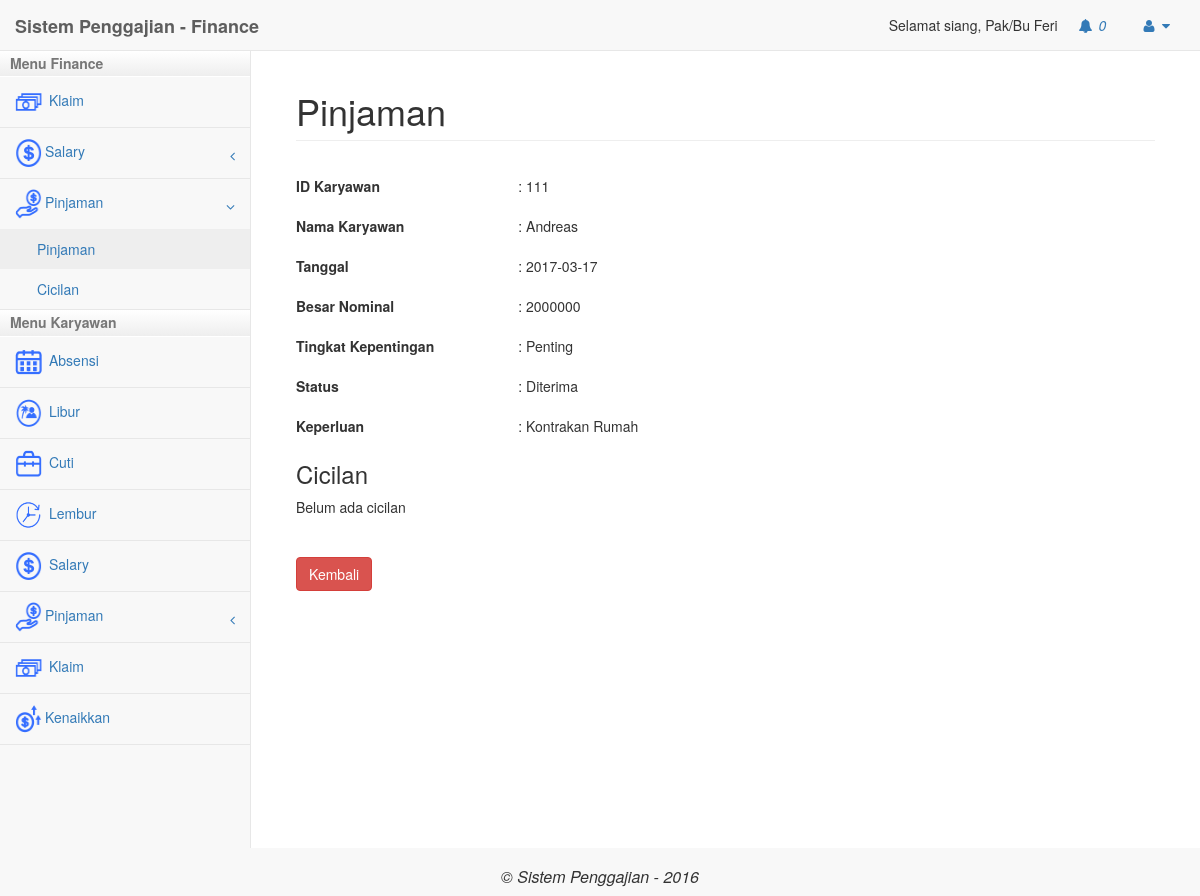
The page /payroll/index.php?modul=pinjaman&act=detailPinjaman&id=3 (signed in) on the database its author committed.
### tables this page shows
CREATE TABLE `user` (
  `Id_User` int(11) NOT NULL,
  `Email` varchar(50) NOT NULL,
  `Password` varchar(30) NOT NULL,
  `Tgl_Lahir` date NOT NULL,
  `Nama` text NOT NULL,
  `status` varchar(20) NOT NULL,
  `Tgl_Join` date NOT NULL,
  `Jabatan` varchar(20) NOT NULL,
  `id_divisi` int(11) NOT NULL,
  `no_rekening` varchar(20) NOT NULL,
  `cabang` varchar(50) NOT NULL,
  `Level` int(11) NOT NULL,
  `gaji_pokok` int(11) NOT NULL,
  `tipe` varchar(50) NOT NULL,
  `tanggungan` int(3) NOT NULL
);

CREATE TABLE `pinjaman` (
  `id` int(11) NOT NULL,
  `id_karyawan` int(11) NOT NULL,
  `id_divisi` int(11) NOT NULL,
  `cabang` varchar(50) NOT NULL,
  `level` int(11) NOT NULL,
  `tanggal` date NOT NULL,
  `jml_pinjam` int(11) NOT NULL,
  `jml_pinjam_diterima` int(11) NOT NULL,
  `sisa_pinjaman` int(11) NOT NULL,
  `status` varchar(20) NOT NULL,
  `presentase_angsuran` int(11) NOT NULL,
  `kepentingan` varchar(50) NOT NULL,
  `keterangan` text NOT NULL,
  `status_request` varchar(20) NOT NULL
);

### payroll/mod_pinjaman/detailPinjaman.php (the view, shortened to what this page needs)
<?php
	include '../config/koneksi.php';
	$id_pinjaman = $_GET['id'];
	$query = "SELECT * FROM pinjaman where id ='$id_pinjaman'";
		$hasil = mysqli_query($k, $query);
		$data = mysqli_fetch_array($hasil);
		$sql_data_pengaju = mysqli_query($k,"SELECT * FROM user WHERE Id_User = '$data[id_karyawan]'");
		$data_pengaju = mysqli_fetch_assoc($sql_data_pengaju);
?>
<div class="form-horizontal">
<div class="form-group"><label class="col-sm-3">ID Karyawan</label> <div class="col-sm-3">: <?php echo $data['id_karyawan']; ?></div></div>
<div class="form-group"><label class="col-sm-3">Nama Karyawan</label> <div class="col-sm-3">: <?php echo $data_pengaju['Nama']; ?></div></div>
<div class="form-group"><label class="col-sm-3">Tanggal</label> <div class="col-sm-3">: <?php echo $data['tanggal']; ?>
</div></div>
<div class="form-group"><label class="col-sm-3">Besar Nominal</label> <div class="col-sm-3">: <?php echo $data['jml_pinjam']; ?>
</div></div>
<div class="form-group"><label class="col-sm-3">Tingkat Kepentingan</label> <div class="col-sm-3">: <?php echo $data['kepentingan']; ?>
</div></div>
<div class="form-group"><label class="col-sm-3">Status</label> <div class="col-sm-3">:
	<?php
			echo $data['status_request'];
	?>
</div></div>
<div class="form-group"><label class="col-sm-3">Keperluan</label> <div class="col-sm-3">: <?php echo $data['keterangan']; ?>
</div></div>
<h3>Cicilan</h3>
Belum ada cicilan
<br/>
<br/>
<br/>
<input type="button" value="Kembali" class="btn btn-danger" onclick='javascript:history.back()'/>
</div>

### payroll/index.php (shortened to what this page needs)
<?php
if(isset($_SESSION['login']) && $_SESSION['login'] == true){
	?>
	<?php
	require_once("../config/koneksi.php");
	$sql ="SELECT * FROM user WHERE Id_User=$_SESSION[id_karyawan]";
	$hasil2 = mysqli_query($k, $sql);
	$nama = mysqli_fetch_assoc($hasil2);
?>
<!DOCTYPE html>
<html lang="en">
<head>
    <link href="../libs/bower_components/bootstrap/dist/css/bootstrap.min.css" rel="stylesheet">
    <link href="../libs/bower_components/metisMenu/dist/metisMenu.min.css" rel="stylesheet">
    <link href="../libs/dist/css/sb-admin-2.css" rel="stylesheet">
    <link href="../libs/bower_components/font-awesome/css/font-awesome.min.css" rel="stylesheet" type="text/css">
<?php
	$id_karyawan = $_SESSION['id_karyawan'];
		$sql_notifikasi1 = mysqli_query($k,"SELECT * FROM notifikasi WHERE level = '4' AND divisi = '3' AND isRead = 'n'");
		$sql_notifikasi2 = mysqli_query($k,"SELECT * FROM notifikasi WHERE id_penerima = '$id_karyawan' AND isRead = 'n'");
?>
</head>
<body>
    <div id="wrapper">
        <nav class="navbar navbar-default navbar-static-top" role="navigation" style="margin-bottom: 0">
            <div class="navbar-header">
                <a class="navbar-brand" href="index.php"><b>Sistem Penggajian - Finance</b></a>
            </div>
            <ul class="nav navbar-top-links navbar-right">
				<?php echo "Selamat siang, Pak/Bu ".$nama['Nama'];?>
                  <li class="dropdown" onclick="notif()">
                    <a class="dropdown-toggle" data-toggle="dropdown" href="#">
                        <i class="fa fa-bell fa-fw"></i>
							<i id="cekNotif"><?php echo mysqli_num_rows($sql_notifikasi1)+mysqli_num_rows($sql_notifikasi2); ?></i>
                    </a>
                </li>
                <li class="dropdown">
                    <a class="dropdown-toggle" data-toggle="dropdown" href="#">
                        <i class="fa fa-user fa-fw"></i>  <i class="fa fa-caret-down"></i>
                    </a>
                </li>
            </ul>
<div class="navbar-default sidebar" role="navigation">
                <div class="sidebar-nav navbar-collapse">
                    <div id="accordion">
					<h2>Menu Finance</h2>
						<div class="isi">
						<ul class="nav" id="side-menu">
							<li>
								<a href="?modul=klaim"><span class="icon-navigasi"><img src="../libs/images/icon-klaim.png" class=""/></span> Klaim</a>
							</li>
							<li>
								<a href="#"><span class="icon-navigasi"><img src="../libs/images/icon-salary.png" class=""/></span><span class="fa arrow" style="top:11px;position:relative;"></span>Salary</a>
							</li>
							<li>
								<a href="#"><span class="icon-navigasi"><img src="../libs/images/icon-loan.png" class=""/></span><span class="fa arrow" style="top:11px;position:relative;"></span>Pinjaman</a>
									<ul class="nav nav-second-level collapse" aria-expanded="false">
										<li><a href="?modul=pinjaman">Pinjaman</a></li>
										<li><a href="?modul=cicilan">Cicilan</a></li>
									</ul>
							</li>
						</ul>
						</div>
					<h2>Menu Karyawan</h2>
						<div class="isi">
							<ul class="nav" id="side-menu">
							<li>
									<a href="?modul=karyawanAbsensi"><span class="icon-navigasi"><img src="../libs/images/icon-absensi.png" class=""/></span> Absensi</a>
								</li>
								<li>
									<a href="?modul=karyawanLibur"><span class="icon-navigasi"><img src="../libs/images/icon-libur.png" class=""/></span> Libur</a>
								</li>
								<li>
									<a href="?modul=karyawanCuti"><span class="icon-navigasi"><img src="../libs/images/icon-cuti.png" class=""/></span> Cuti</a>
								</li>
								<li>
									<a href="?modul=karyawanLembur"><span class="icon-navigasi"><img src="../libs/images/icon-lembur.png" class=""/></span> Lembur</a>
								</li>
								<li>
									<a href="?modul=karyawanSalary"><span class="icon-navigasi"><img src="../libs/images/icon-salary.png" class=""/></span> Salary</a>
								</li>
								<li>
								<a href="#"><span class="icon-navigasi"><img src="../libs/images/icon-loan.png" class=""/></span><span class="fa arrow" style="top:11px;position:relative;"></span>Pinjaman</a>
							</li>
								<li>
									<a href="?modul=karyawanKlaim"><span class="icon-navigasi"><img src="../libs/images/icon-klaim.png" class=""/></span> Klaim</a>
								</li>
								<li>
									<a href="?modul=karyawanKenaikkan"><span class="icon-navigasi"><img src="../libs/images/icon-kenaikkan.png" class=""/></span>Kenaikkan </a>
								</li>
							</ul>
						</div>
					</div>
                </div>
            </div>
        </nav>
	<?php
	if(isset($_GET['modul'])){
		$modul = $_GET['modul'];
	}else{
		$modul="";
	}
?>
        <div id="page-wrapper">
            <div class="container-fluid">
                <div class="row">
                     <div class="col-lg-12">
                        <h1 class="page-header"><?php
							if($modul != ""){
								if($modul == "kenaikkan"){
									$judul = "Kenaikkan Gaji";
								}elseif($modul == "pinjaman"){
									$judul = "Pinjaman";
								}elseif($modul == "absensi"){
									$judul = "Absensi";
								}elseif($modul == "libur"){
									$judul = "Libur";
								}elseif($modul == "cuti"){
									$judul = "Cuti";
								}elseif($modul == "lembur"){
									$judul = "Lembur";
								}elseif($modul == "salary"){
									$judul = "Salary";
								}elseif($modul == "klaim"){
									$judul = "Klaim";
								}elseif($modul == "user"){
									$judul = "User";
								}elseif($modul == "penilaian"){
									$judul = "Penilaian";
								}elseif($modul == "karyawanPinjaman"){
									$judul = "Pinjaman - Karyawan";
								}elseif($modul == "karyawanKenaikkan"){
									$judul = "Kenaikkan Gaji - Karyawan";
								}elseif($modul == "karyawanKlaim"){
									$judul = "Klaim - Karyawan";
								}elseif($modul == "karyawanCuti"){
									$judul = "Cuti - Karyawan";
								}elseif($modul == "karyawanSalary"){
									$judul = "Salary - Karyawan";
								}elseif($modul == "karyawanLembur"){
									$judul = "Lembur - Karyawan";
								}elseif($modul == "karyawanLibur"){
									$judul = "Libur - Karyawan";
								}elseif($modul == "karyawanAbsensi"){
									$judul = "Absensi - Karyawan";
								}elseif($modul == "inputSalaryNonReguler"){
									$judul = "Salary Karyawan Non-Reguler";
								}elseif($modul == "notifikasi"){
									$judul = "Notifikasi";
								}elseif($modul == "profile"){
									$judul = "User Profile";
								}elseif($modul == "karyawanCicilan"){
									$judul = "Cicilan Pinjaman";
								}elseif($modul == "cicilan"){
									$judul = "Cicilan";
								}
							}else{
								$judul = "Dashboard";
								$modul = "dashboard";
							}
							echo $judul;
						?></h1>
                    </div>
				</div>
					<div class="row">
						<div class="panel-body">
<?php
switch($modul){
	?>
<?php
	case "pinjaman" :
		include "mod_pinjaman/pinjaman.php";
	break;
}
?>
                        </div>
                    </div>
            </div>
        </div>
			</div>
		<div class="navbar-header" style="width:100%">
            <h1 style="font-size: 16px; text-align: center;"><i>&copy; Sistem Penggajian - 2016</i> </h1>
        </div>
</body>
</html>
<?php
}
else{
	header("Location:../index.php");
}
?>

### payroll/index.php (style rules this page uses)
#accordion h2 { cursor: pointer; font-size: 14px; background: -webkit-linear-gradient(bottom, #eee, #fff) !important; padding: 5px 10px; margin: 0; border-bottom: 1px solid #fff; font-weight:bold; color: #777; }
#accordion h2.active { background: -webkit-linear-gradient(bottom, #eee, #fff); }
.icon-navigasi img { width: 30px; height: 30px; padding-right:3px; }

### rows shown on the page
user: Nama "Feri"
pinjaman: id_karyawan "111", tanggal "2017-03-17", jml_pinjam "2000000", kepentingan "Penting", status_request "Diterima", keterangan "Kontrakan Rumah"
user: Nama "Andreas"

### other values the page prints
mysqli_num_rows($sql_notifikasi1)+mysqli_num_rows($sql_notifikasi2) "0"
$judul "Pinjaman"
